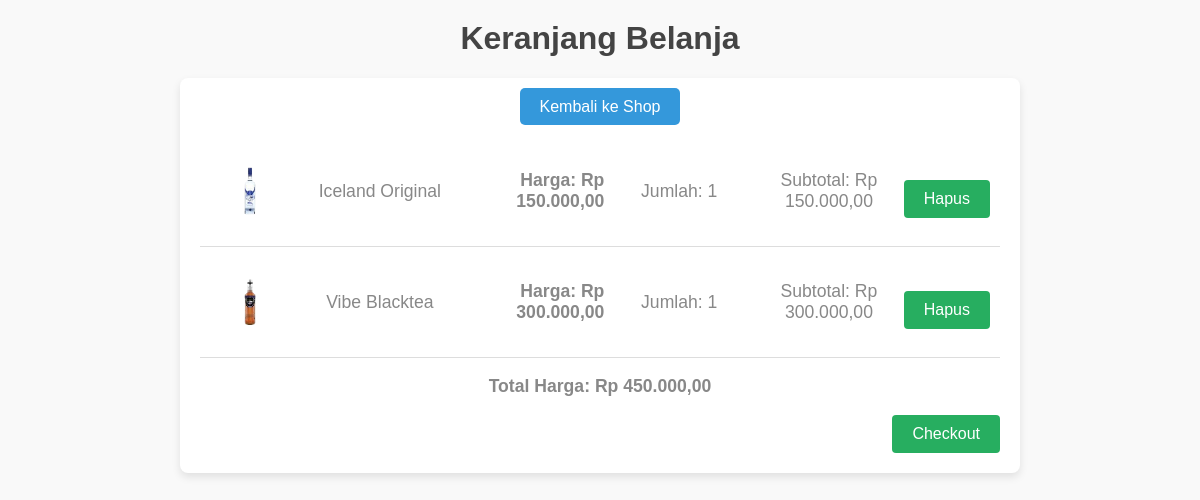
/cart.php (signed in), run on the app's committed database.
### tables this page shows
CREATE TABLE `cart` (
  `cart_id` int(11) NOT NULL,
  `login_id` int(11) NOT NULL,
  `product_id` int(11) NOT NULL,
  `quantity` int(11) NOT NULL DEFAULT 1,
  `created_at` timestamp NOT NULL DEFAULT current_timestamp(),
  `updated_at` timestamp NOT NULL DEFAULT current_timestamp() ON UPDATE current_timestamp()
);

CREATE TABLE `products` (
  `id` int(11) NOT NULL,
  `name` varchar(100) NOT NULL,
  `price` decimal(10,2) NOT NULL,
  `status` enum('available','out_of_stock') NOT NULL DEFAULT 'available',
  `image_path` varchar(255) DEFAULT NULL,
  `created_at` timestamp NOT NULL DEFAULT current_timestamp(),
  `updated_at` timestamp NOT NULL DEFAULT current_timestamp() ON UPDATE current_timestamp(),
  `category` varchar(50) NOT NULL DEFAULT 'other'
);

### function.php (called while the page is built, shortened)
<?php
require_once 'connect.php';
function getCartItems($loginId)
{
    global $pdo;
    try {
        $query = "SELECT c.cart_id, c.product_id, c.quantity, p.name AS product_name, p.price, p.image_path
                  FROM cart c
                  JOIN products p ON c.product_id = p.id
                  WHERE c.login_id = :login_id";
        $stmt = $pdo->prepare($query);
        $stmt->execute([':login_id' => $loginId]);
        return $stmt->fetchAll(PDO::FETCH_ASSOC);
    } catch (Exception $e) {
        $_SESSION['flash_messages']['danger'] = "Gagal mengambil keranjang: " . $e->getMessage();
        return [];
    }
}

### cart.php (the view, shortened to what this page needs)
<?php
require_once 'function.php';
$loginId = $_SESSION['user']['login_id'];
$cartItems = getCartItems($loginId);
$totalPrice = 0;
?>
<!DOCTYPE html>
<html lang="id">
<head>
    <link rel="stylesheet" href="css/cart.css">
</head>
<body>
    <h1>Keranjang Belanja</h1>
    <div class="cart">
        <div class="back-to-shop">
            <a href="shop.php" class="back-button">Kembali ke Shop</a>
        </div>
        <?php if (!empty($cartItems)): ?>
            <?php foreach ($cartItems as $item): ?>
                <?php $subtotal = $item['price'] * $item['quantity']; ?>
                <?php $totalPrice += $subtotal; ?>
                <div class="cart-item">
                    <img src="<?= htmlspecialchars($item['image_path']) ?>" alt="<?= htmlspecialchars($item['product_name']) ?>">
                    <p><?= htmlspecialchars($item['product_name']) ?></p>
                    <p>Harga: Rp <?= number_format($item['price'], 2, ',', '.') ?></p>
                    <p>Jumlah: <?= $item['quantity'] ?></p>
                    <p>Subtotal: Rp <?= number_format($subtotal, 2, ',', '.') ?></p>
                    <form method="POST" action="cart.php">
                        <button type="submit" name="remove_item">Hapus</button>
                    </form>
                </div>
            <?php endforeach; ?>
            <p><strong>Total Harga: Rp <?= number_format($totalPrice, 2, ',', '.') ?></strong></p>
            <form method="POST" action="cart.php">
                <button type="submit" name="checkout">Checkout</button>
            </form>
        <?php else: ?>
            <p>Keranjang kosong.</p>
        <?php endif; ?>
    </div>
</body>
</html>

### css/cart.css (style rules this page uses)
body { font-family: Arial, sans-serif; margin: 0; padding: 0; background-color: #f9f9f9; color: #333; }
h1 { text-align: center; margin-top: 20px; font-size: 2rem; color: #444; }
.back-to-shop { margin-bottom: 20px; text-align: center; }
.back-button { background-color: #3498db; color: #fff; text-decoration: none; padding: 10px 20px; border-radius: 5px; font-size: 1rem; transition: background-color 0.3s ease; }
.cart { max-width: 800px; margin: 20px auto; background: #fff; padding: 20px; border-radius: 8px; box-shadow: 0 4px 8px rgba(0, 0, 0, 0.1); }
.cart-item { display: flex; align-items: center; justify-content: space-between; padding: 15px 10px; border-bottom: 1px solid #ddd; }
.cart-item img { width: 80px; height: 80px; object-fit: cover; border-radius: 5px; margin-right: 15px; }
.cart-item p { margin: 0; font-size: 1rem; flex: 1; }
.cart-item p:nth-child(3) { font-weight: bold; text-align: right; }
.cart-item form { display: inline; }
.cart-item button { background-color: #e74c3c; color: #fff; border: none; padding: 8px 12px; font-size: 0.9rem; border-radius: 4px; cursor: pointer; transition: background-color 0.3s ease; }
.cart form { text-align: right; margin-top: 15px; }
.cart form button { background-color: #27ae60; color: #fff; border: none; padding: 10px 20px; font-size: 1rem; border-radius: 4px; cursor: pointer; transition: background-color 0.3s ease; }
.cart p { text-align: center; font-size: 1.1rem; color: #888; }

### data on the page
cart: product.image_path (picture), product.name "Iceland Original", product.price "150.000,00", quantity "1", subtotal "150.000,00"
cart: product.image_path (picture), product.name "Vibe Blacktea", product.price "300.000,00", quantity "1", subtotal "300.000,00"

### other printed values
$totalPrice "450.000,00"
